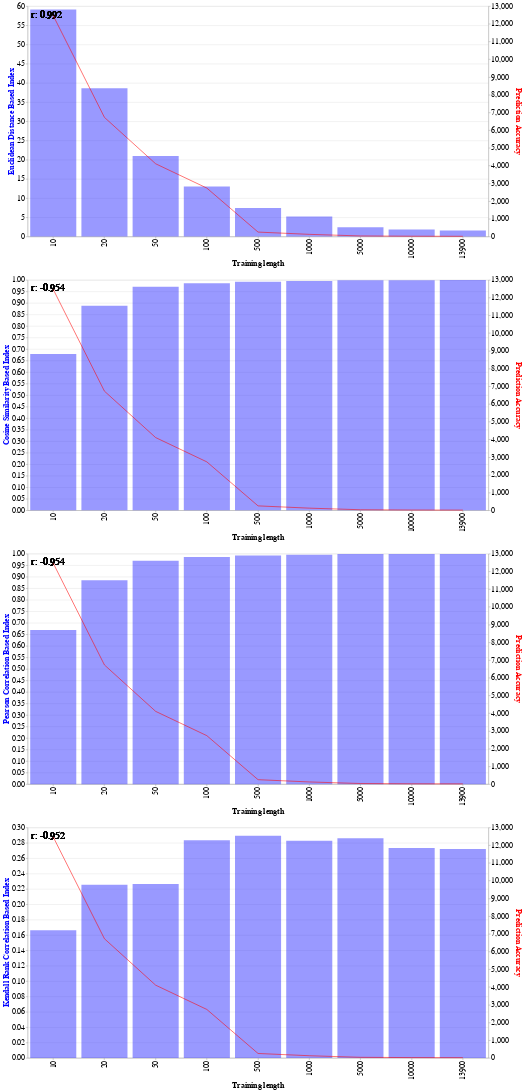

Notebook source saved alongside this figure:
### Code cell
agreement_metrics(results)

### Figure 1 — Vega-Lite specification as saved in the notebook (floating-point values rounded to 4 significant figures)
{"config": {"view": {"continuousWidth": 400, "continuousHeight": 300}, "axis": {"labelFontSize": 20, "titleFontSize": 20}}, "vconcat": [{"layer": [{"layer": [{"mark": {"type": "bar", "color": "blue", "opacity": 0.4}, "encoding": {"x": {"type": "ordinal", "axis": {"title": "Training length"}, "field": "trn_length"}, "y": {"type": "quantitative", "axis": {"title": "Euclidean Distance Based Index", "titleColor": "blue"}, "field": "Euclidean Distance", "scale": {"zero": false}}}}, {"mark": {"type": "text", "align": "left", "baseline": "top", "size": 25}, "encoding": {"text": {"value": "r: 0.992"}, "x": {"value": 10}, "y": {"value": 10}}}]}, {"mark": {"type": "line", "color": "red", "opacity": 0.7}, "encoding": {"x": {"type": "ordinal", "axis": {"title": "Training length"}, "field": "trn_length"}, "y": {"type": "quantitative", "axis": {"titleColor": "red"}, "field": "Prediction Accuracy", "scale": {"zero": false}, "title": "Prediction Accuracy"}}}], "height": 600, "resolve": {"scale": {"y": "independent"}}, "width": 1200}, {"layer": [{"layer": [{"mark": {"type": "bar", "color": "blue", "opacity": 0.4}, "encoding": {"x": {"type": "ordinal", "axis": {"title": "Training length"}, "field": "trn_length"}, "y": {"type": "quantitative", "axis": {"title": "Cosine Similarity Based Index", "titleColor": "blue"}, "field": "Cosine Similarity", "scale": {"zero": false}}}}, {"mark": {"type": "text", "align": "left", "baseline": "top", "size": 25}, "encoding": {"text": {"value": "r: -0.954"}, "x": {"value": 10}, "y": {"value": 10}}}]}, {"mark": {"type": "line", "color": "red", "opacity": 0.7}, "encoding": {"x": {"type": "ordinal", "axis": {"title": "Training length"}, "field": "trn_length"}, "y": {"type": "quantitative", "axis": {"titleColor": "red"}, "field": "Prediction Accuracy", "scale": {"zero": false}, "title": "Prediction Accuracy"}}}], "height": 600, "resolve": {"scale": {"y": "independent"}}, "width": 1200}, {"layer": [{"layer": [{"mark": {"type": "bar", "color": "blue", "opacity": 0.4}, "encoding": {"x": {"type": "ordinal", "axis": {"title": "Training length"}, "field": "trn_length"}, "y": {"type": "quantitative", "axis": {"title": "Pearson Correlation Based Index", "titleColor": "blue"}, "field": "Pearson Correlation", "scale": {"zero": false}}}}, {"mark": {"type": "text", "align": "left", "baseline": "top", "size": 25}, "encoding": {"text": {"value": "r: -0.954"}, "x": {"value": 10}, "y": {"value": 10}}}]}, {"mark": {"type": "line", "color": "red", "opacity": 0.7}, "encoding": {"x": {"type": "ordinal", "axis": {"title": "Training length"}, "field": "trn_length"}, "y": {"type": "quantitative", "axis": {"titleColor": "red"}, "field": "Prediction Accuracy", "scale": {"zero": false}, "title": "Prediction Accuracy"}}}], "height": 600, "resolve": {"scale": {"y": "independent"}}, "width": 1200}, {"layer": [{"layer": [{"mark": {"type": "bar", "color": "blue", "opacity": 0.4}, "encoding": {"x": {"type": "ordinal", "axis": {"title": "Training length"}, "field": "trn_length"}, "y": {"type": "quantitative", "axis": {"title": "Kendall Rank Correlation Based Index", "titleColor": "blue"}, "field": "Kendall Rank Correlation", "scale": {"zero": false}}}}, {"mark": {"type": "text", "align": "left", "baseline": "top", "size": 25}, "encoding": {"text": {"value": "r: -0.952"}, "x": {"value": 10}, "y": {"value": 10}}}]}, {"mark": {"type": "line", "color": "red", "opacity": 0.7}, "encoding": {"x": {"type": "ordinal", "axis": {"title": "Training length"}, "field": "trn_length"}, "y": {"type": "quantitative", "axis": {"titleColor": "red"}, "field": "Prediction Accuracy", "scale": {"zero": false}, "title": "Prediction Accuracy"}}}], "height": 600, "resolve": {"scale": {"y": "independent"}}, "width": 1200}], "data": {"name": "data-b4d1614b9916556c1b47902aa7074ce0"}, "$schema": "https://vega.github.io/schema/vega-lite/v4.8.1.json", "datasets": {"data-b4d1614b9916556c1b47902aa7074ce0": [{"trn_length": 10, "Euclidean Distance": 59.14, "Cosine Similarity": 0.6787, "Pearson Correlation": 0.6688, "Kendall Rank Correlation": 0.1662, "Prediction Variance": 1546.0, "Prediction Accuracy": 12460.0}, {"trn_length": 20, "Euclidean Distance": 38.63, "Cosine Similarity": 0.8882, "Pearson Correlation": 0.8853, "Kendall Rank Correlation": 0.2253, "Prediction Variance": 612.9, "Prediction Accuracy": 6724.0}, {"trn_length": 50, "Euclidean Distance": 20.99, "Cosine Similarity": 0.9703, "Pearson Correlation": 0.9699, "Kendall Rank Correlation": 0.2265, "Prediction Variance": 255.7, "Prediction Accuracy": 4106.0}, {"trn_length": 100, "Euclidean Distance": 13.06, "Cosine Similarity": 0.9858, "Pearson Correlation": 0.9859, "Kendall Rank Correlation": 0.2833, "Prediction Variance": 139.5, "Prediction Accuracy": 2734.0}, {"trn_length": 500, "Euclidean Distance": 7.418, "Cosine Similarity": 0.9923, "Pearson Correlation": 0.9924, "Kendall Rank Correlation": 0.2892, "Prediction Variance": 63.22, "Prediction Accuracy": 251.1}, {"trn_length": 1000, "Euclidean Distance": 5.217, "Cosine Similarity": 0.9954, "Pearson Correlation": 0.9954, "Kendall Rank Correlation": 0.2827, "Prediction Variance": 30.89, "Prediction Accuracy": 123.5}, {"trn_length": 5000, "Euclidean Distance": 2.434, "Cosine Similarity": 0.9991, "Pearson Correlation": 0.9991, "Kendall Rank Correlation": 0.286, "Prediction Variance": 8.624, "Prediction Accuracy": 33.88}, {"trn_length": 10000, "Euclidean Distance": 1.828, "Cosine Similarity": 0.9991, "Pearson Correlation": 0.9991, "Kendall Rank Correlation": 0.2734, "Prediction Variance": 4.502, "Prediction Accuracy": 18.63}, {"trn_length": 13900, "Euclidean Distance": 1.599, "Cosine Similarity": 0.9993, "Pearson Correlation": 0.9992, "Kendall Rank Correlation": 0.2719, "Prediction Variance": 3.416, "Prediction Accuracy": 13.55}]}}
